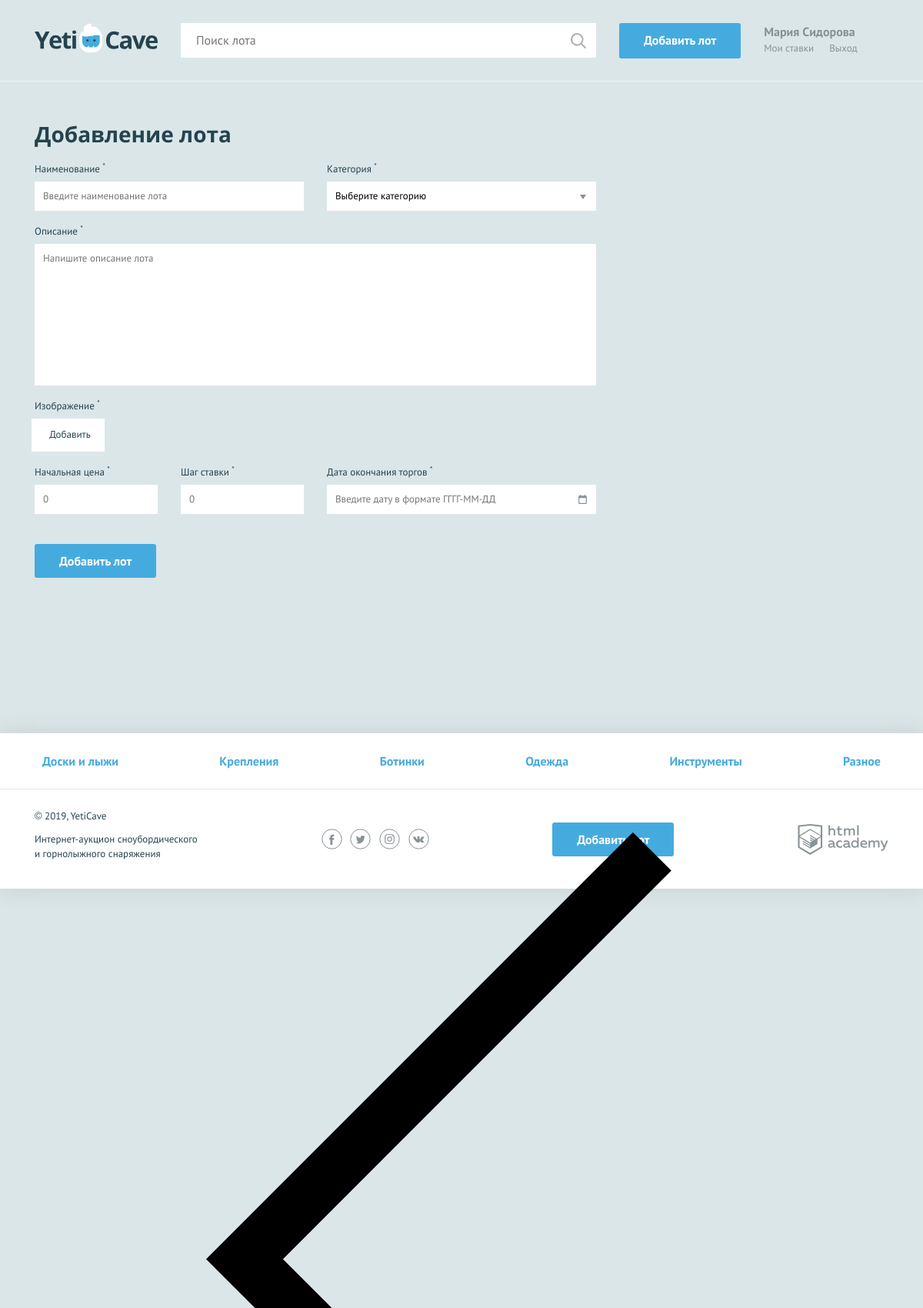
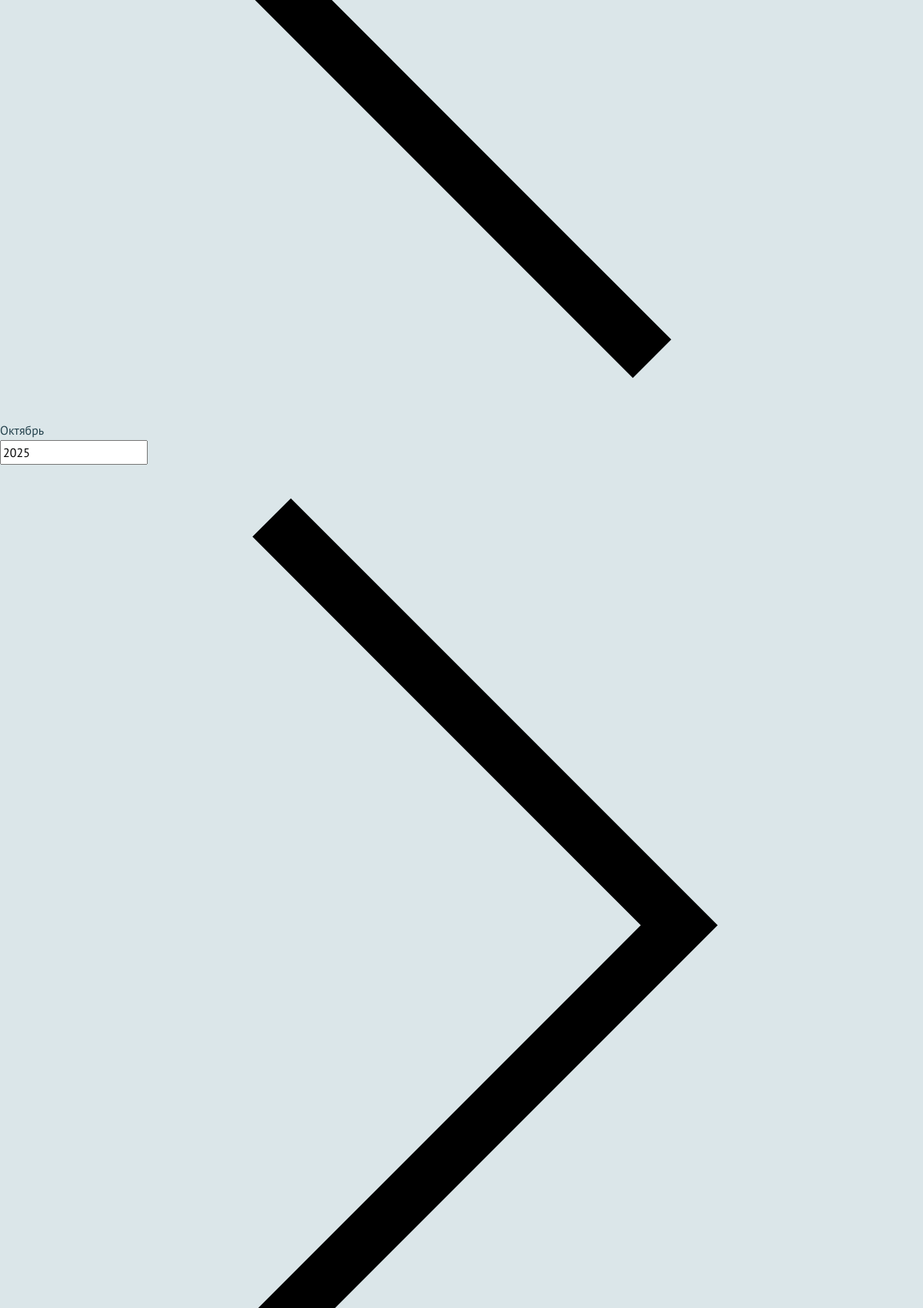
/add.php (signed in, upper part), run on the app's committed database (2 pictures, top to bottom).
### tables this page shows
CREATE TABLE categories (
	id INT PRIMARY KEY AUTO_INCREMENT,
	title VARCHAR(100),
  symbol_code VARCHAR(50) UNIQUE
);

### helpers.php (called while the page is built, shortened)
<?php
function include_template($name, array $data = []) {
    $name = 'templates/' . $name;
    extract($data);
    require $name;
    $result = ob_get_clean();
    return $result;
}
function getPostVal($name) {
    return $_POST[$name] ?? "";
}

### templates/add-template.php (the view, shortened to what this page needs)
<form class="form form--add-lot<?= ($_SERVER['REQUEST_METHOD'] === 'POST' && !empty($errors)) ? ' form--invalid' : '' ?>" action="add.php" method="post" enctype="multipart/form-data">
    <h2>Добавление лота</h2>
    <div class="form__container-two">
        <div class="form__item<?= ($_SERVER['REQUEST_METHOD'] === 'POST' && isset($errors['lot-name'])) ? ' form__item--invalid' : '' ?>">
            <label for="lot-name">Наименование <sup>*</sup></label>
            <input id="lot-name" type="text" name="lot-name" placeholder="Введите наименование лота" value="<?= htmlspecialchars(getPostVal('lot-name')) ?>">
        </div>
        <div class="form__item<?= ($_SERVER['REQUEST_METHOD'] === 'POST' && isset($errors['category'])) ? ' form__item--invalid' : '' ?>">
            <label for="category">Категория <sup>*</sup></label>
            <select id="category" name="category">
                <option value="">Выберите категорию</option>
            </select>
        </div>
    </div>
    <div class="form__item form__item--wide<?= ($_SERVER['REQUEST_METHOD'] === 'POST' && isset($errors['message'])) ? ' form__item--invalid' : '' ?>">
        <label for="message">Описание <sup>*</sup></label>
        <textarea id="message" name="message" placeholder="Напишите описание лота"><?= htmlspecialchars(getPostVal('message')) ?></textarea>
    </div>
    <div class="form__item form__item--file<?= ($_SERVER['REQUEST_METHOD'] === 'POST' && isset($errors['image'])) ? ' form__item--invalid' : '' ?>">
        <label>Изображение <sup>*</sup></label>
        <div class="form__input-file">
            <label for="lot-img">Добавить</label>
        </div>
    </div>
    <div class="form__container-three">
        <div class="form__item form__item--small<?= ($_SERVER['REQUEST_METHOD'] === 'POST' && isset($errors['lot-rate'])) ? ' form__item--invalid' : '' ?>">
            <label for="lot-rate">Начальная цена <sup>*</sup></label>
            <input id="lot-rate" type="text" name="lot-rate" placeholder="0" value="<?= htmlspecialchars(getPostVal('lot-rate')) ?>">
        </div>
        <div class="form__item form__item--small<?= ($_SERVER['REQUEST_METHOD'] === 'POST' && isset($errors['lot-step'])) ? ' form__item--invalid' : '' ?>">
            <label for="lot-step">Шаг ставки <sup>*</sup></label>
            <input id="lot-step" type="text" name="lot-step" placeholder="0" value="<?= htmlspecialchars(getPostVal('lot-step')) ?>">
        </div>
        <div class="form__item <?= ($_SERVER['REQUEST_METHOD'] === 'POST' && isset($errors['lot-date'])) ? ' form__item--invalid' : '' ?>">
            <label for="lot-date">Дата окончания торгов <sup>*</sup></label>
            <input class="form__input-date" id="lot-date" type="text" name="lot-date" placeholder="Введите дату в формате ГГГГ-ММ-ДД" value="<?= htmlspecialchars(getPostVal('lot-date')) ?>">
        </div>
    </div>
    <button type="submit" class="button">Добавить лот</button>
</form>

### templates/layout.php (shortened to what this page needs)
<?php
$isAuth = isset($_SESSION['user']);
if ($isAuth && isset($_SESSION['user']['name'])) {
    $userName = htmlspecialchars($_SESSION['user']['name']);
} else {
    $userName = '';
}
?>
<!DOCTYPE html>
<html lang="ru">
<head>
    <link href="../css/normalize.min.css" rel="stylesheet">
    <link href="../css/style.css" rel="stylesheet">
</head>
<body>
    <div class="page-wrapper">
        <header class="main-header">
            <div class="main-header__container container">
                <a class="main-header__logo" href="index.php">
                    <img src="../img/logo.svg" width="160" height="39" alt="Логотип компании YetiCave">
                </a>
                <form class="main-header__search" method="get" action="search.php" autocomplete="off">
                    <input type="search" name="search" placeholder="Поиск лота"
                        value="<?= htmlspecialchars($_GET['search'] ?? '') ?>">
                    <input class="main-header__search-btn" type="submit" name="find" value="Найти">
                </form>
                <?php if ($isAuth): ?><a class="main-header__add-lot button" href="add.php">Добавить лот</a>
                    <nav class="user-menu">
                        <div class="user-menu__logged">
                            <p><?= htmlspecialchars($userName) ?></p>
                            <a class="user-menu__bets" href="pages/my-bets.html">Мои ставки</a>
                            <a class="user-menu__logout" href="logout.php">Выход</a>
                        </div>
                    <?php endif; ?>
                </nav>
            </div>
        </header>
        <main class="container"> <?= $pageContent ?></main>
        <footer class="main-footer">
            <nav class="nav">
                <ul class="nav__list container">
                    <?php foreach ($categories as $category): ?>
                        <li class="nav__item">
                            <a href="pages/all-lots.html"><?= htmlspecialchars($category['title']) ?></a>
                        </li>
                    <?php endforeach; ?>
                </ul>
            </nav>
            <div class="main-footer__bottom container">
                <div class="main-footer__copyright">
                    <p>© 2019, YetiCave</p>
                    <p>Интернет-аукцион сноубордического и горнолыжного снаряжения</p>
                </div>
                <div class="main-footer__social social">
                    <a class="social__link social__link--facebook" href="#">
                    </a>
                    <a class="social__link social__link--twitter" href="#">
                    </a>
                    <a class="social__link social__link--instagram" href="#">
                    </a>
                    <a class="social__link social__link--vkontakte" href="#">
                    </a>
                </div>
                <a class="main-footer__add-lot button" href="add.php">Добавить лот</a>
                <div class="main-footer__developed-by">
                    <a class="logo-academy" href="https://htmlacademy.ru/intensive/php">
                    </a>
                </div>
            </div>
        </footer>
</body>
</html>

### data on the page
categories: title "Доски и лыжи"
categories: title "Крепления"
categories: title "Ботинки"
categories: title "Одежда"
categories: title "Инструменты"
categories: title "Разное"

### other printed values
$userName "Мария Сидорова"
